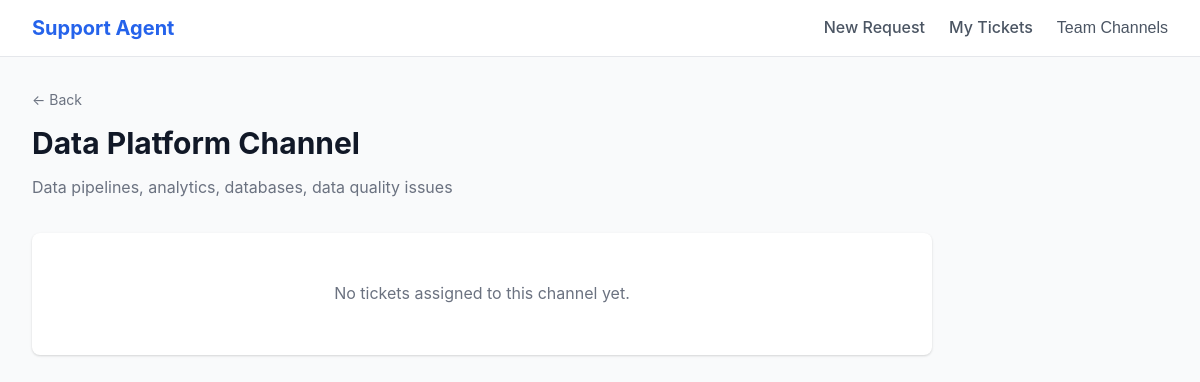
Screenshot of /channels/2/view with the database file from the repository.
### app/models.py (models this page shows)
class TeamChannel(Base):
    __tablename__ = "team_channels"
    id = Column(Integer, primary_key=True, index=True)
    name = Column(String(100), unique=True, nullable=False)
    description = Column(Text, nullable=True)
    created_at = Column(DateTime(timezone=True), server_default=func.now())
    sub_tickets = relationship("SubTicket", back_populates="channel")

### app/routers/channels.py (the view)
@router.get("/{channel_id}/view", response_class=HTMLResponse)
async def view_channel(
    request: Request,
    channel_id: int,
    db: Session = Depends(get_db)
):
    channel = db.query(TeamChannel)\
        .options(
            joinedload(TeamChannel.sub_tickets).joinedload(SubTicket.messages),
            joinedload(TeamChannel.sub_tickets).joinedload(SubTicket.parent_ticket)
        )\
        .filter(TeamChannel.id == channel_id)\
        .first()
    if not channel:
        raise HTTPException(status_code=404, detail="Channel not found")
    return templates.TemplateResponse("channel.html", {
        "request": request,
        "channel": channel
    })

### templates/channel.html (shortened to what this page needs)
{% extends "base.html" %}
{% block content %}
<div class="page-header">
    <div class="header-top">
        <a href="/" class="back-link">&larr; Back</a>
    </div>
    <h1>{{ channel.name }} Channel</h1>
    <p class="subtitle">{{ channel.description }}</p>
</div>
<div class="channel-layout">
    {% if channel.sub_tickets %}
        {% for sub_ticket in channel.sub_tickets|sort(attribute='created_at', reverse=true) %}
        <div class="card sub-ticket-card">
            <div class="sub-ticket-header">
                <div class="sub-ticket-title">
                    <h3>
                        <a href="/tickets/{{ sub_ticket.parent_ticket.id }}/view">
                            {{ sub_ticket.parent_ticket.title }}
                        </a>
                    </h3>
                    <span class="ticket-id-small">Ticket #{{ sub_ticket.parent_ticket.id }}</span>
                </div>
                <div class="sub-ticket-status">
                    <span class="status-badge status-{{ sub_ticket.status }}">{{ sub_ticket.status }}</span>
                    {% if sub_ticket.parent_ticket.priority %}
                    <span class="priority-badge priority-{{ sub_ticket.parent_ticket.priority }}">
                        {{ sub_ticket.parent_ticket.priority }}
                    </span>
                    {% endif %}
                </div>
            </div>
            <div class="sub-ticket-meta">
                <span>From: {{ sub_ticket.parent_ticket.requester_name or 'Anonymous' }}</span>
                <span>Created: {{ sub_ticket.created_at.strftime('%Y-%m-%d %H:%M') }}</span>
            </div>
            <div class="context-box">
                <strong>Context for {{ channel.name }}:</strong>
                <p>{{ sub_ticket.context }}</p>
            </div>
            <div class="original-request-preview">
                <strong>Original Request:</strong>
                <p>{{ sub_ticket.parent_ticket.description[:300] }}{% if sub_ticket.parent_ticket.description|length > 300 %}...{% endif %}</p>
            </div>
            <div class="sub-ticket-messages">
                <h4>Conversation ({{ sub_ticket.messages|length }} messages)</h4>
                <div class="messages-list">
                    {% for message in sub_ticket.messages|sort(attribute='created_at') %}
                    <div class="message message-{{ message.author_type }}">
                        <div class="message-header">
                            <span class="message-author">{{ message.author_name }}</span>
                            <span class="message-time">{{ message.created_at.strftime('%Y-%m-%d %H:%M') }}</span>
                        </div>
                        <div class="message-body">{{ message.content | replace('\n', '<br>') | safe }}</div>
                    </div>
                    {% endfor %}
                </div>
            </div>
            {% if sub_ticket.status != 'resolved' %}
            <div class="reply-section">
                <form class="team-reply-form" data-sub-ticket-id="{{ sub_ticket.id }}">
                    <div class="form-row">
                        <input
                            type="text"
                            class="author-input form-input"
                            placeholder="Your name"
                            required
                        >
                        <textarea
                            class="reply-input form-input"
                            placeholder="Type your response..."
                            rows="2"
                            required
                        ></textarea>
                    </div>
                    <div class="form-actions">
                        <button type="submit" class="btn btn-primary btn-sm">Send Response</button>
                        <button type="button" class="btn btn-success btn-sm resolve-btn" data-sub-ticket-id="{{ sub_ticket.id }}">
                            Mark Resolved
                        </button>
                    </div>
                </form>
            </div>
            {% else %}
            <div class="resolved-badge">
                <span class="checkmark">&#10003;</span> This task has been resolved
            </div>
            {% endif %}
        </div>
        {% endfor %}
    {% else %}
        <div class="card empty-state">
            <p>No tickets assigned to this channel yet.</p>
        </div>
    {% endif %}
</div>
{% endblock %}

### static/style.css (style rules this page uses)
:root { --primary: #2563eb; --primary-hover: #1d4ed8; --success: #16a34a; --success-hover: #15803d; --warning: #ea580c; --danger: #dc2626; --gray-50: #f9fafb; --gray-100: #f3f4f6; --gray-200: #e5e7eb; --gray-300: #d1d5db; --gray-400: #9ca3af; --gray-500: #6b7280; --gray-600: #4b5563; --gray-700: #374151; --gray-800: #1f2937; --gray-900: #111827; --radius: 8px; --shadow: 0 1px 3px rgba(0,0,0,0.1), 0 1px 2px rgba(0,0,0,0.06); --shadow-md: 0 4px 6px -1px rgba(0,0,0,0.1), 0 2px 4px -1px rgba(0,0,0,0.06); }
*, *::before, *::after { box-sizing: border-box; margin: 0; padding: 0; }
body { font-family: -apple-system, BlinkMacSystemFont, 'Segoe UI', Roboto, Oxygen, Ubuntu, sans-serif; background: var(--gray-50); color: var(--gray-800); line-height: 1.6; }
.page-header { margin-bottom: 2rem; }
.page-header h1 { font-size: 1.875rem; font-weight: 700; color: var(--gray-900); margin-bottom: 0.5rem; }
.page-header .subtitle { color: var(--gray-500); }
.header-top { display: flex; justify-content: space-between; align-items: center; margin-bottom: 0.5rem; }
.back-link { color: var(--gray-500); text-decoration: none; font-size: 0.875rem; }
.card { background: white; border-radius: var(--radius); box-shadow: var(--shadow); padding: 1.5rem; margin-bottom: 1.5rem; }
.channel-layout { max-width: 900px; }
.empty-state { text-align: center; padding: 3rem; color: var(--gray-500); }

### rows the page displays
TeamChannel: name "Data Platform", description "Data pipelines, analytics, databases, data quality issues"
